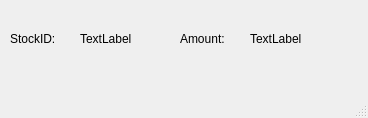
<?xml version="1.0" encoding="UTF-8"?>
<ui version="4.0">
 <class>stockview</class>
 <widget class="QMainWindow" name="stockview">
  <property name="geometry">
   <rect>
    <x>0</x>
    <y>0</y>
    <width>368</width>
    <height>118</height>
   </rect>
  </property>
  <property name="windowTitle">
   <string>MainWindow</string>
  </property>
  <widget class="QWidget" name="centralwidget">
   <widget class="QLabel" name="label">
    <property name="geometry">
     <rect>
      <x>80</x>
      <y>30</y>
      <width>67</width>
      <height>17</height>
     </rect>
    </property>
    <property name="text">
     <string>TextLabel</string>
    </property>
   </widget>
   <widget class="QLabel" name="label_2">
    <property name="geometry">
     <rect>
      <x>250</x>
      <y>30</y>
      <width>67</width>
      <height>17</height>
     </rect>
    </property>
    <property name="text">
     <string>TextLabel</string>
    </property>
   </widget>
   <widget class="QLabel" name="label_3">
    <property name="geometry">
     <rect>
      <x>10</x>
      <y>30</y>
      <width>61</width>
      <height>17</height>
     </rect>
    </property>
    <property name="text">
     <string>StockID:</string>
    </property>
   </widget>
   <widget class="QLabel" name="label_4">
    <property name="geometry">
     <rect>
      <x>180</x>
      <y>30</y>
      <width>61</width>
      <height>17</height>
     </rect>
    </property>
    <property name="text">
     <string>Amount:</string>
    </property>
   </widget>
  </widget>
  <widget class="QMenuBar" name="menubar">
   <property name="geometry">
    <rect>
     <x>0</x>
     <y>0</y>
     <width>368</width>
     <height>22</height>
    </rect>
   </property>
  </widget>
  <widget class="QStatusBar" name="statusbar"/>
 </widget>
 <resources/>
 <connections/>
</ui>
